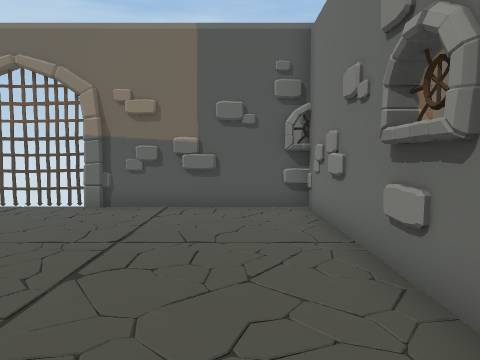
[1] (above)

17 first-person views from a walk through a 3-D level made in the Unity game engine. The camera is 1.4 m above the floor, tilts 4° down and sees 70° across. The floor is counted in squares, 1 m on a side. Each view is taken from the middle of a square. On the plan, view 1 faces up. The plan holds only what a view shows up to about 15 squares ahead; the rest is blank. The place goes on beyond the plan. The player character is not drawn.

[2]
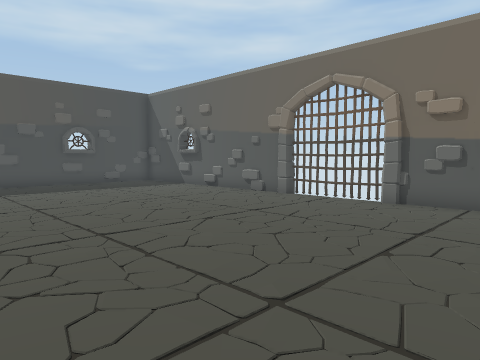

[3]
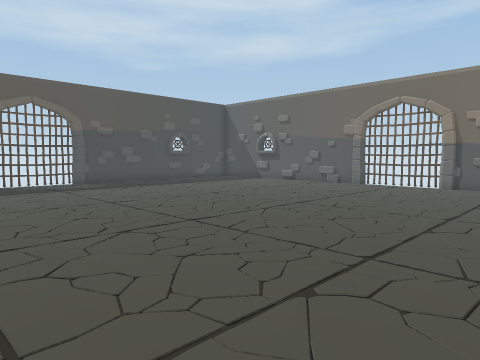

[4]
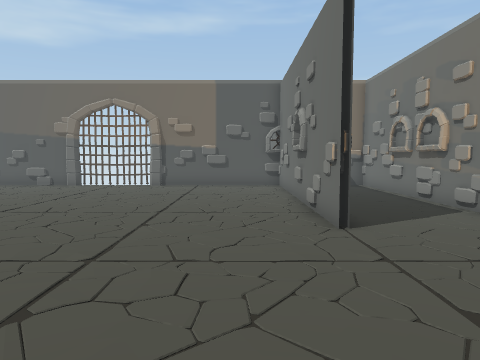

[5]
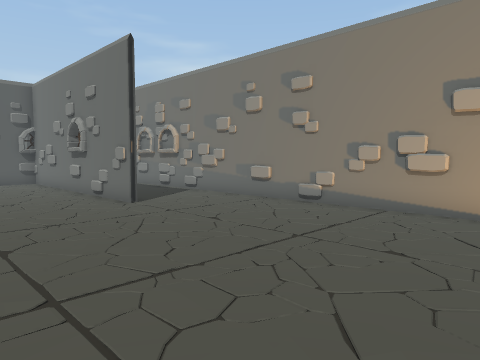

[6]
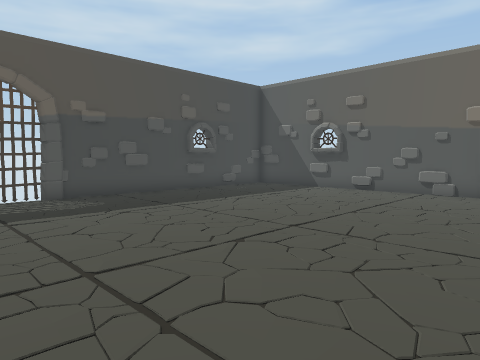

[7]
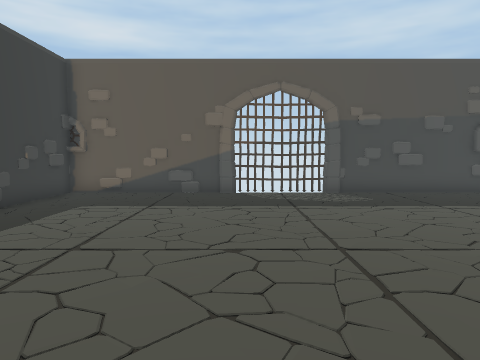

[8]
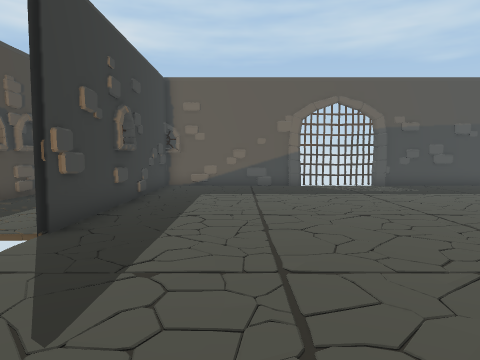

[9]
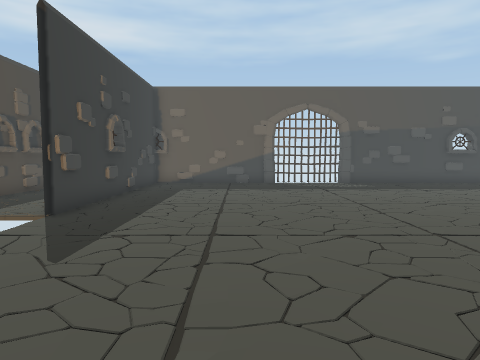

[10]
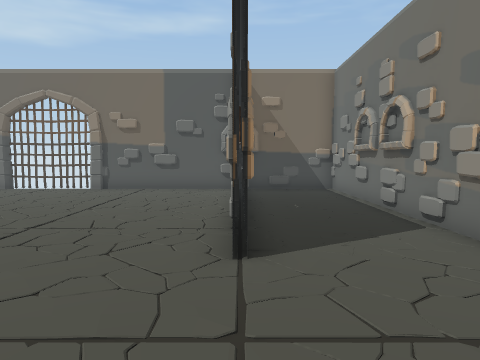

[11]
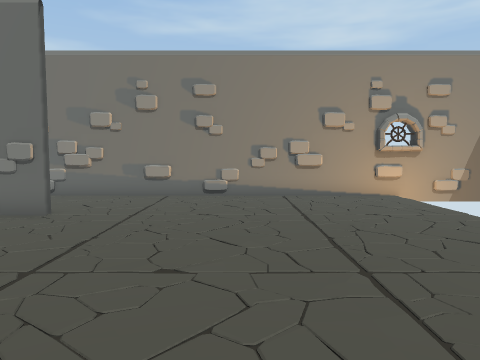

[12]
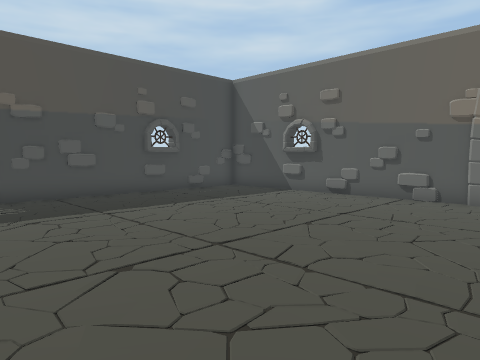

[13]
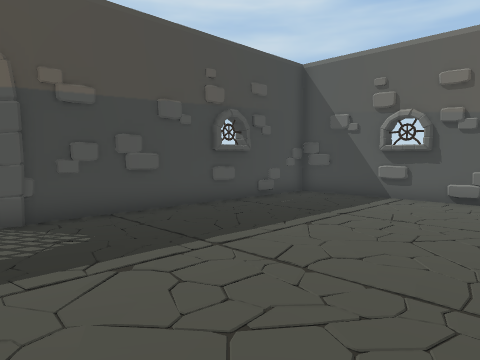

[14]
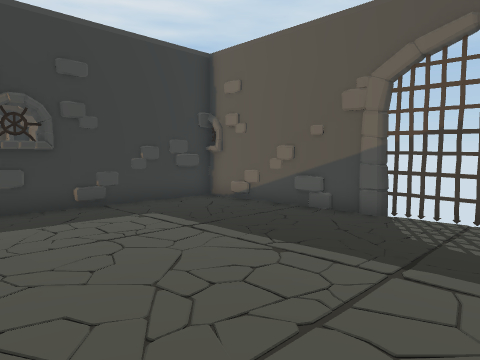

[15]
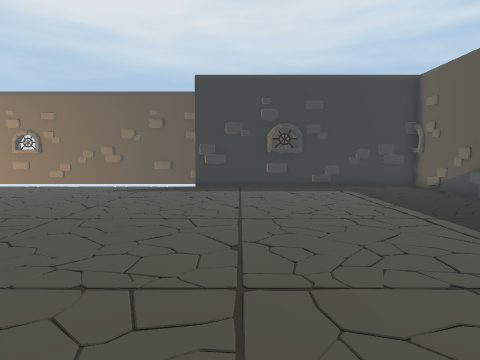

[16]
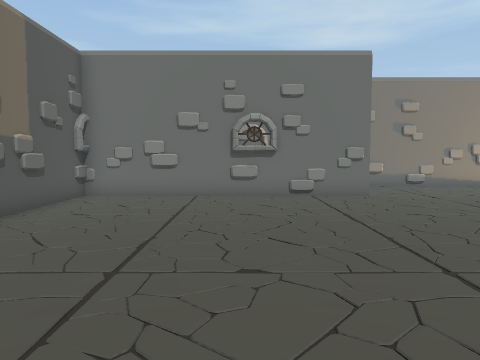

[17]
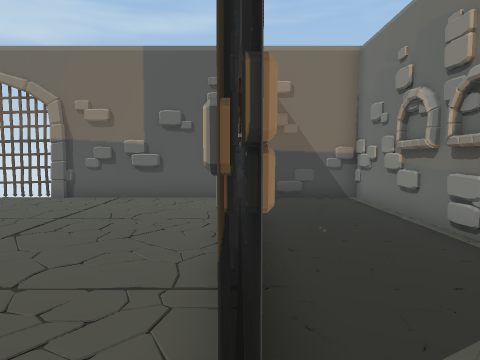

### Floor plan
Points are (right, up) in squares from view 1. A wall is a line through its corners. A room is listed if a view was taken in it or the views show most of it. See-through windows are left out.
Room 1 (views 1, 2, 3, 4, 5, 6, 7, 8, 9, 10, 11, 12, 13, 14, 15, 16, 17)
walls: (1.9, -0.6) (1.9, 9.4) (-5, 9.4); (2.1, -0.6) (2.1, 1.1); (1.9, 0.9) (1.9, -0.5); (2.2, -0.3) (1.9, -0.3) (1.8, 0.4); (1.7, 2.8) (1.7, 4.3); (1.8, 2.8) (1.7, 3.3); (1.9, 3.4) (1.6, 4.3); (-6.9, 9.4) (-17.9, 9.4) (-17.9, -10.4) (-8, -10.4); (-3.5, 9.5) (-3.9, 9.2); (-2.6, 9.3) (-3.1, 9.4); (-2.2, 9.4) (-2.8, 9.3); (-12.7, -10.2) (-11.2, -10.2); (-0.7, 9.4) (-1.1, 9.1); (-17.8, 0.9) (-17.9, 0.3); (-18, 0) (-17.7, -0.4); (-17.9, 1.2) (-17.8, 0.6); (6, 0.7) (5.7, 2.3); (-18.1, -3) (-17.9, -4.2); (5.7, 2.9) (5.7, 4.2); (-13.3, 9.1) (-14.6, 9.1); (5.8, 3.5) (5.6, 4.2); (5.6, 4.9) (5.6, 6.2); (5.7, -11.1) (5.7, -9.8); (5.9, -11.5) (5.9, 9.4) (2.5, 9.4)
ways out: gap at (-18, -2.5); gap at (-8, -11)

Where each view was taken, in squares from view 1:
view 1: 0 up, 0 right, facing up
view 2: 1 down, 0 right, facing up-left
view 3: 7 down, 0 right, facing up-left
view 4: 7 down, 0 right, facing up
view 5: 10 down, 3 left, facing up-right
view 6: 4 down, 6 left, facing up-left
view 7: 4 down, 5 left, facing left
view 8: 7 down, 2 left, facing left
view 9: 6 down, 0 right, facing left
view 10: 5 down, 2 right, facing up
view 11: 5 down, 6 left, facing right
view 12: 2 down, 6 left, facing up-left
view 13: 2 down, 10 left, facing up-left
view 14: 1 down, 10 left, facing down-left
view 15: 5 up, 10 left, facing down
view 16: 4 up, 10 left, facing right
view 17: 2 down, 2 right, facing up
